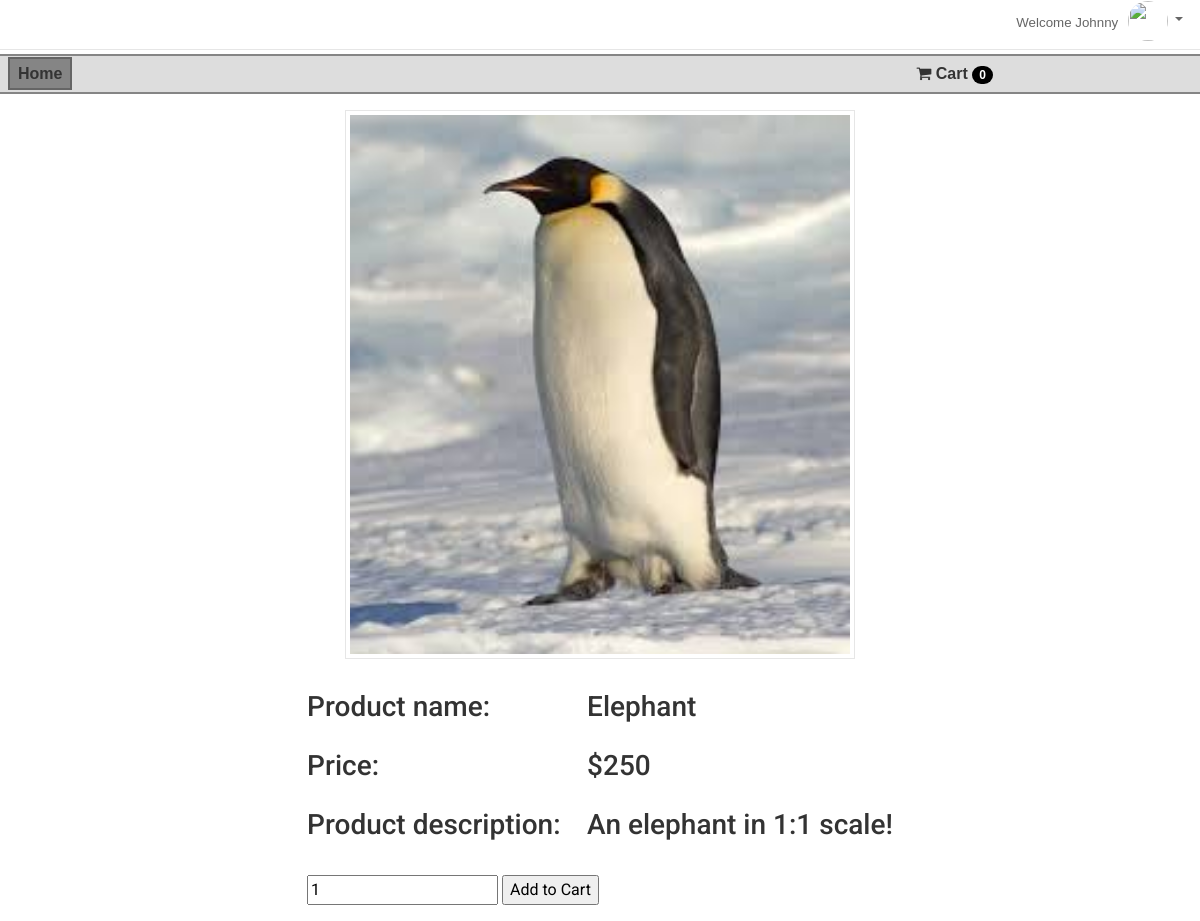
/single_product.php?id=1 (signed in), run on the app's committed database.
### tables this page shows
CREATE TABLE `products` (
  `id` int(9) NOT NULL,
  `title` varchar(90) NOT NULL,
  `description` text NOT NULL,
  `price` int(9) NOT NULL,
  `img_url` varchar(255) DEFAULT NULL
);

### src/app/products_functions.php (called while the page is built, shortened)
<?php
function fetchProductById($id) {
	global $dbconnect;
	try {
		$query = "
		SELECT * FROM products
		WHERE id = :id;
		";
		$stmt = $dbconnect->prepare($query);
		$stmt->bindValue(':id', $id);
		$stmt->execute();
		$product = $stmt->fetch();
	} catch (\PDOException $e) {
		throw new \PDOException($e->getMessage(), (int) $e->getCode());
	}
	return $product;
}
?>

### public/single_product.php (the view, shortened to what this page needs)
<?php
$product = fetchProductById($_GET['id']);
?>
<?php include('layout/header.php'); ?>
<div id="content">
	<div class="row">
		<figure class="left top">
			<img id="single-product-image" src="admin/<?=htmlentities($product['img_url'])?>">
		</figure>
		<div class="product-container">
			<div>
				<h3 class="product-header">Product name: </h3>
				<h3 class="product-text" name="title"><?=htmlentities($product['title'])?></h3>
			</div>
			<div>
				<h3 class="product-header">Price: </h3>
				<h3 class="product-text" name="price">$<?=htmlentities($product['price'])?></h3>
			</div>
			<div>
				<h3 class="product-header">Product description: </h3>
				<h3 class="product-text" name="description"><?=htmlentities($product['description'])?></h3>
			</div>
			<br>
			<form action="add_cart_item.php" method="POST">
				<input type="number" name="amount" value="1" min="0">
				<input type="submit" name="addToCart" value="Add to Cart">
			</form>
		</div>
	</div>
</div>
<?php include('layout/footer.php'); ?>

### public/css/style.css (style rules this page uses)
html,body { margin:0;padding:0; }
html { overflow-y:scroll; }
html { background:#E6E6E6; }
body { background:#fff; }
body { font-family: 'Roboto', sans-serif;color:#333; }
img { border:0;margin-bottom:0px; }
header,footer,nav,article,section,aside,figure,figcaption,output { display:block; }
header#top, div#content, footer#bottom { margin:0 auto;width:100%; }
div#content { padding:1em 0 1em 0;width:70%; }
figure { border:1px solid #E6E6E6;padding:4px;margin:1em;text-align:center; }
figure.top { margin-top:0; }
.left { float:left; }

### public/css/products.css (style rules this page uses)
.row { display: flex; justify-content: space-evenly; flex-direction: row; }
#single-product-image { width: 500px; height: auto; }
.product-container h3 { margin: 0; padding: 15px 0 10px; }
.product-header { float: left; }
.product-text { padding-left: 280px !important; }

### data on the page
products: img_url (picture), title "Elephant", price "250", description "An elephant in 1:1 scale!"

### other printed values
$aboveNav "Welcome Johnny"
$cartItemCount "0"
